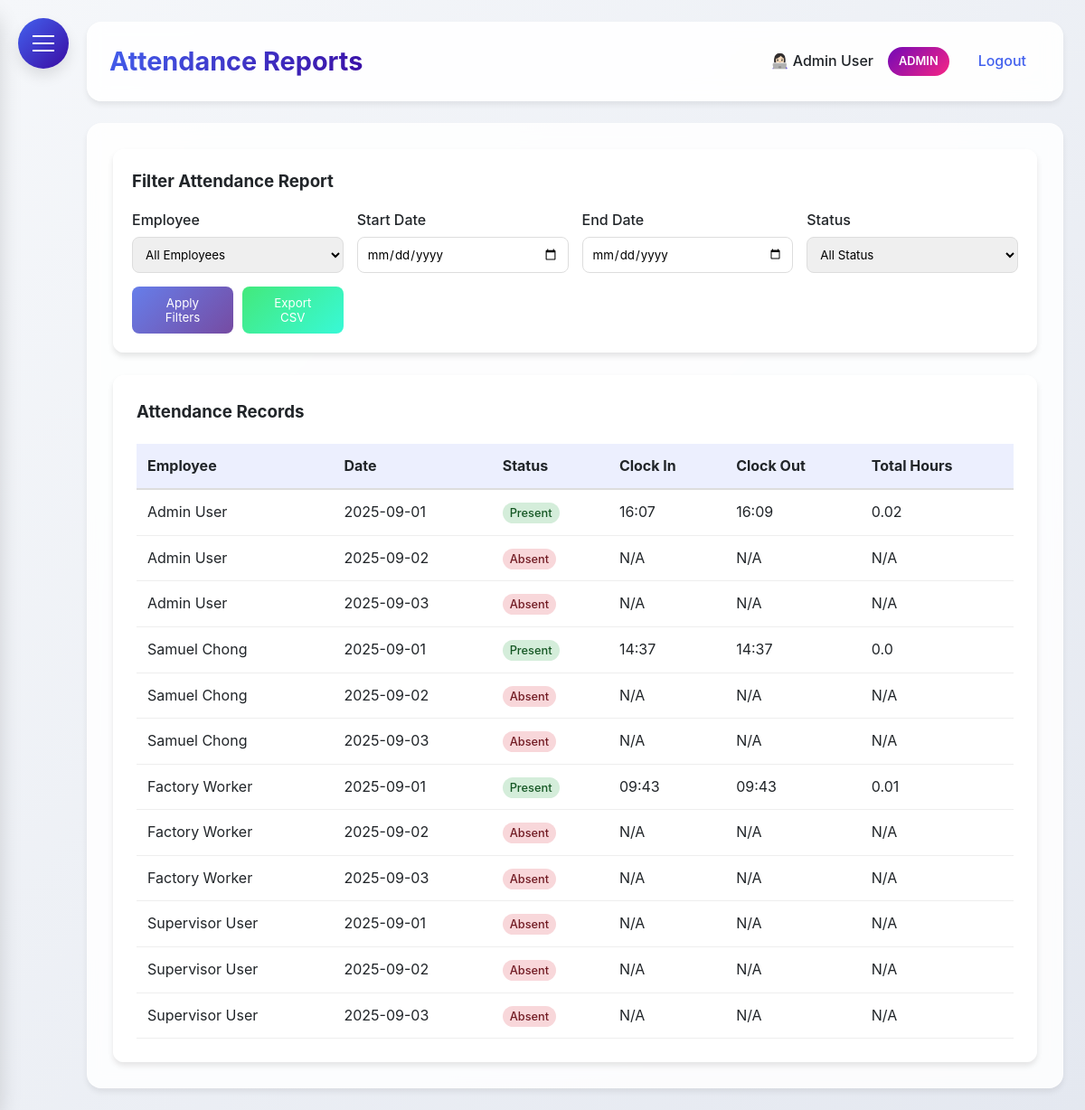
The app's page /reports (signed in), older data.
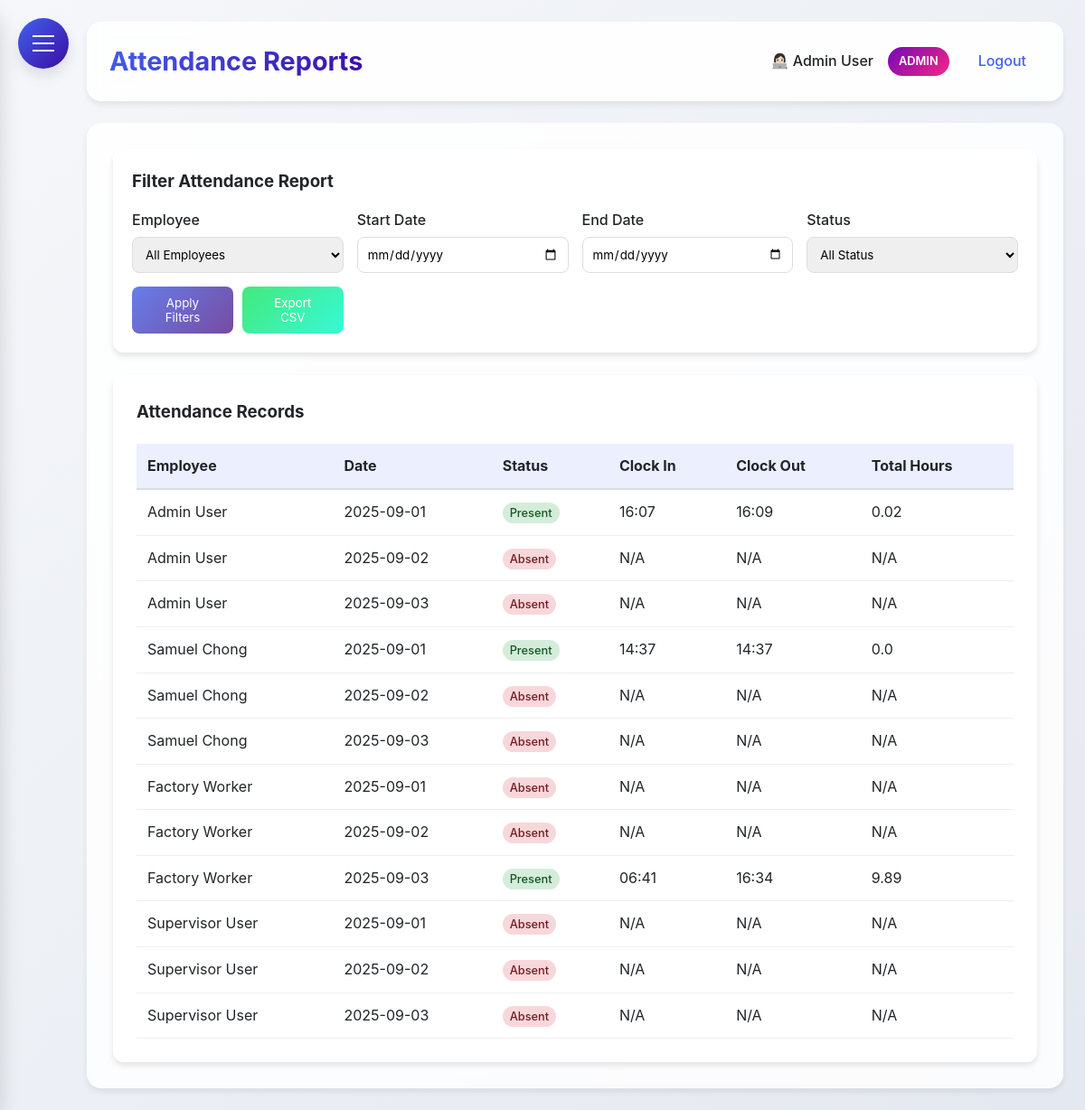
The same page, newer data.
### HerculesSystem.py (models this page shows, shortened)
class Employee(UserMixin, db.Model):
    id = db.Column(db.Integer, primary_key=True)
    username = db.Column(db.String(80), unique=True, nullable=False)
    password = db.Column(db.String(120), nullable=False)
    full_name = db.Column(db.String(120), nullable=False)
    email = db.Column(db.String(120), unique=True, nullable=False)
    department = db.Column(db.String(80))
    position = db.Column(db.String(80))
    hire_date = db.Column(db.Date)
    is_admin = db.Column(db.Boolean, default=False)
    user_type = db.Column(db.String(20), default='employee')  # admin, supervisor, office, factory
    last_clock_in = db.Column(db.DateTime)
    last_clock_out = db.Column(db.DateTime)
    last_lunch_start = db.Column(db.DateTime)
    last_lunch_end = db.Column(db.DateTime)

class TimeTracking(db.Model):
    __tablename__ = 'time_tracking'
    id = db.Column(db.Integer, primary_key=True)
    employee_id = db.Column(db.Integer, db.ForeignKey('employee.id'), nullable=False)
    action_type = db.Column(db.String(20), nullable=False)  #clock_in, clock_out, lunch_start, lunch_end
    timestamp = db.Column(db.DateTime, nullable=True)
    latitude = db.Column(db.Float, nullable=True)
    longitude = db.Column(db.Float, nullable=True)
    address = db.Column(db.String(200), nullable=True)
    status = db.Column(db.String(20), nullable=True)    # in/out office
    ip_address = db.Column(db.String(45), nullable=True)
    employee = db.relationship('Employee', backref=db.backref('time_entries', lazy=True))

### HerculesSystem.py (the view)
@app.route('/reports')
@login_required
def reports():
    if current_user.user_type != 'admin':
        flash('You do not have permission to view reports.', 'danger')
        return redirect(url_for('dashboard'))
    employees = Employee.query.all()
    employee_id = request.args.get('employee_id')
    start_date_str = request.args.get('start_date')
    end_date_str = request.args.get('end_date')
    status_filter = request.args.get('status')
    start_date = datetime.strptime(start_date_str, '%Y-%m-%d').date() if start_date_str else None
    end_date = datetime.strptime(end_date_str, '%Y-%m-%d').date() if end_date_str else None
    if not start_date and not end_date:
        today = date.today()
        start_date = today.replace(day=1)
        end_date = today
    attendance_data = get_attendance_data(employee_id, start_date, end_date, status_filter)
    return render_template('reports.html',
                         employees=employees,
                         attendance_records=attendance_data,
                         now=datetime.now())

### HerculesSystem.py (called while the page is built)
@app.after_request
def add_security_headers(response):
    response.headers['Permissions-Policy'] = 'geolocation=()'
    return response

@login_manager.user_loader
def load_user(user_id):
    return db.session.get(Employee, int(user_id))

@app.context_processor
def inject_now():
    return {'now': datetime.utcnow()}

@app.before_request
def before_request():
    if request.url.startswith('https://'):
        new_url = request.url.replace('https://', 'http://', 1)
        return redirect(new_url, code=301)

### templates/reports.html (shortened to what the changed rows need)
{% extends "base.html" %}
{% block content %}
<div class="dashboard-container">
    <div class="glass" style="padding: 25px; border-radius: 12px;">
        {% if attendance_records %}
        <div style="overflow-x: auto;">
            <table style="width: 100%; border-collapse: collapse;">
                <thead>
                    <tr style="background: rgba(67, 97, 238, 0.1);">
                        <th style="padding: 12px; text-align: left; border-bottom: 2px solid #ddd;">Employee</th>
                        <th style="padding: 12px; text-align: left; border-bottom: 2px solid #ddd;">Date</th>
                        <th style="padding: 12px; text-align: left; border-bottom: 2px solid #ddd;">Status</th>
                        <th style="padding: 12px; text-align: left; border-bottom: 2px solid #ddd;">Clock In</th>
                        <th style="padding: 12px; text-align: left; border-bottom: 2px solid #ddd;">Clock Out</th>
                        <th style="padding: 12px; text-align: left; border-bottom: 2px solid #ddd;">Total Hours</th>
                    </tr>
                </thead>
                <tbody>
                    {% for record in attendance_records %}
                    <tr>
                        <td style="padding: 12px; border-bottom: 1px solid #eee;">{{ record.employee.full_name }}</td>
                        <td style="padding: 12px; border-bottom: 1px solid #eee;">{{ record.date.strftime('%Y-%m-%d') }}</td>
                        <td style="padding: 12px; border-bottom: 1px solid #eee;">
                            <span style="
                                padding: 4px 8px;
                                border-radius: 12px;
                                font-size: 0.8rem;
                                font-weight: 500;
                                {% if record.status == 'present' %}background: #d4edda; color: #155724;
                                {% else %}background: #f8d7da; color: #721c24;
                                {% endif %}
                            ">
                                {{ record.status.title() }}
                            </span>
                        </td>
                        <td style="padding: 12px; border-bottom: 1px solid #eee;">{{ record.clock_in.strftime('%H:%M') if record.clock_in else 'N/A' }}</td>
                        <td style="padding: 12px; border-bottom: 1px solid #eee;">{{ record.clock_out.strftime('%H:%M') if record.clock_out else 'N/A' }}</td>
                        <td style="padding: 12px; border-bottom: 1px solid #eee;">{{ record.total_hours }}</td>
                    </tr>
                    {% endfor %}
                </tbody>
            </table>
        </div>
        {% else %}
        <p style="text-align: center; color: #666; padding: 40px;">No attendance records found for the selected filters.</p>
        {% endif %}
    </div>
</div>
{% endblock %}

Row changes from the older to the newer data that the page shows:
removed TimeTracking: clock_in "09:43"
removed TimeTracking: clock_out "09:43"
added TimeTracking: clock_in "06:41"
added TimeTracking: clock_out "16:34"
Text that changed along with them:
new list line: "Factory Worker"
new list line: "2025-09-01 Absent N/A N/A N/A"
new list line: "2025-09-03 Present 9.89"
list line gone: "Factory Worker"
list line gone: "2025-09-01 Present 0.01"
list line gone: "2025-09-03 Absent N/A N/A N/A"
